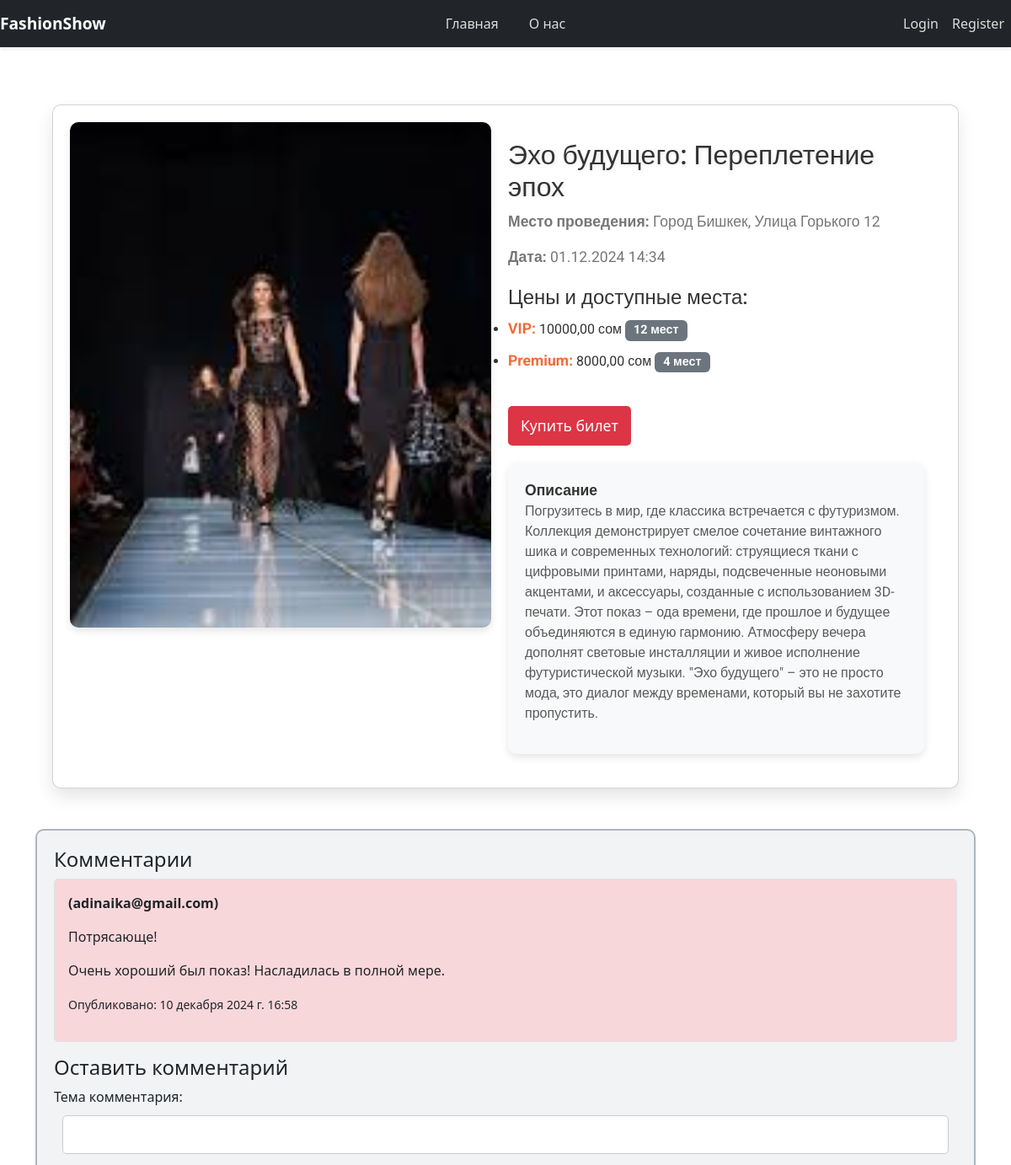
Before: /task/1/ (upper part) with the older database file.
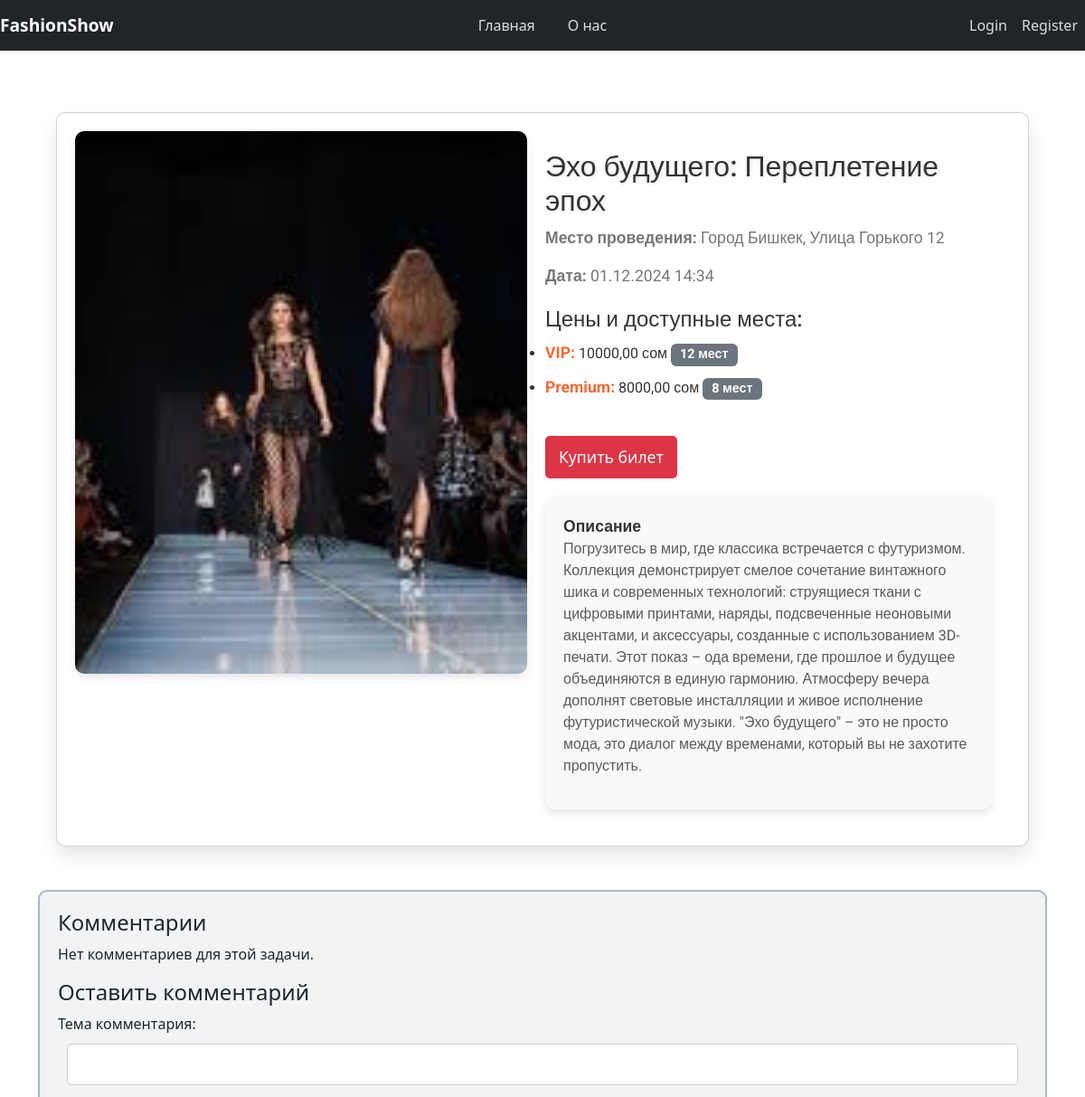
After: the same page with the newer database file.
### app/models.py (models this page shows, shortened)
class TaskClassType(models.Model):
    task = models.ForeignKey('Task', on_delete=models.CASCADE, related_name="task_class_types")
    class_type = models.ForeignKey('ClassType', on_delete=models.CASCADE, related_name="class_type_tasks")
    price = models.DecimalField("Цена", max_digits=10, decimal_places=2)
    available_seats = models.PositiveIntegerField("Доступные места")

class ClassType(models.Model):
    name = models.CharField("Название класса", max_length=50)
    color = models.CharField("Цвет", max_length=7, default="#FFFFFF")  # HEX-код для цвета
    created_at = models.DateTimeField(auto_now_add=True)
    updated_at = models.DateTimeField(auto_now=True)

class Comment(models.Model):
    task = models.ForeignKey('Task', related_name='comments', on_delete=models.CASCADE)
    user = models.ForeignKey(settings.AUTH_USER_MODEL, on_delete=models.CASCADE)
    subject = models.CharField(max_length=255, verbose_name="Тема комментария")
    message = models.TextField(verbose_name="Сообщение")
    is_published = models.BooleanField(default=True, verbose_name="Опубликовано")
    created_at = models.DateTimeField(auto_now_add=True, verbose_name="Дата и время")

class CustomUser(AbstractUser):
    username = None  # Убираем поле username
    email = models.EmailField(_("email address"), unique=True, )
    is_staff = models.BooleanField(default=False)
    is_active = models.BooleanField(default=True)
    photo = models.ImageField(upload_to='profile_pics/', null=True, blank=True)
    USERNAME_FIELD = "email"
    REQUIRED_FIELDS = []
    objects = CustomUserManager()

### app/views.py (the view, shortened to what this page needs)
# urls.py: path('task/<int:pk>/', TaskDetailView.as_view(), name='task_detail'),
class TaskDetailView(DetailView):
    model = Task
    template_name = 'app/task_detail.html'
    context_object_name = 'task'
    def get_context_data(self, **kwargs):
        context = super().get_context_data(**kwargs)
        task = self.get_object()
        context['comments'] = Comment.objects.filter(task=task, is_published=True).order_by('-created_at')
        context['comment_form'] = CommentForm()
        return context

### app/forms.py (shortened to what this page needs)
class CommentForm(forms.ModelForm):
    class Meta:
        model = Comment
        fields = ['subject', 'message']

### templates/app/task_detail.html (shortened to what this page needs)
{% extends 'app/base.html' %}
{% block content %}
<div class="container mt-5">
  <div class="card mb-4" style="border-radius: 10px !important; margin: 20px; box-shadow: 0 10px 20px rgba(0, 0, 0, 0.1); transition: transform 0.3s ease; cursor: pointer; background-color: #ffffff;">
    <div style="display: flex; flex-direction: row; padding: 20px;">
      <div style="flex: 0 0 auto; width: 500px; height: 600px;">
        <img src="{{ task.image.url }}" class="card-img" alt="{{ task.title }}" style="width: 100%; height: 100%; object-fit: cover; border-radius: 10px; box-shadow: 0 4px 10px rgba(0, 0, 0, 0.1);">
      </div>
      <div style="flex: 1; padding: 20px; display: flex; flex-direction: column; justify-content: space-between;">
        <div>
          <h1 class="card-title" style="font-family: 'Roboto', sans-serif; font-size: 2rem; color: #333; text-shadow: 1px 1px 5px rgba(0,0,0,0.1);">{{ task.title }}</h1>
          <p class="card-text" style="font-family: 'Roboto', sans-serif; font-size: 1.1rem; color: #555; opacity: 0.8;"><strong>Место проведения:</strong> {{ task.location }}</p>
          <p class="card-text" style="font-family: 'Roboto', sans-serif; font-size: 1.1rem; color: #555; opacity: 0.8; margin-bottom: 0;"><strong>Дата:</strong> {{ task.event_date|date:"d.m.Y H:i" }}</p>
        </div>
        <div style="margin-top: 20px;">
          <h4 style="font-family: 'Roboto', sans-serif; font-size: 1.5rem; color: #333; margin-bottom: 10px;">Цены и доступные места:</h4>
          <ul style="font-family: 'Roboto', sans-serif; color: #333; font-size: 1rem; padding-left: 0;">
            {% for class_type in task.task_class_types.all %}
              <li style="margin-bottom: 10px;">
                <strong style="font-size: 1.1rem; color: #f26b38;">{{ class_type.class_type.name }}:</strong> {{ class_type.price }} сом
                <span class="badge" style="background-color: #6c757d; padding: 5px 10px; font-size: 0.9rem;">
                   {{ class_type.available_seats }} мест
                </span>
              </li>
            {% endfor %}
          </ul>
        </div>
<div class="mt-4">
  <a href="{% url 'seat_pr' task.id %}" class="btn btn-success custom-btn" style="font-size: 1.1rem;">
    Купить билет
  </a>
</div>
        <div style="background-color: #f8f9fa; padding: 20px; font-family: 'Roboto', sans-serif; font-size: 1rem; color: #333; border-radius: 10px; box-shadow: 0 4px 10px rgba(0, 0, 0, 0.1); margin-top: 20px;">
          <strong style="font-size: 1.1rem;">Описание</strong>
          <p style="font-weight: 400; line-height: 1.5; opacity: 0.8;">{{ task.task }}</p>
        </div>
      </div>
    </div>
  </div>
  <div class="comments-section mt-5">
    <h4 class="custom-heading">Комментарии</h4>
    {% if comments %}
      {% for comment in comments %}
        <div class="comment">
          <div class="border p-3 mb-3 custom-comment-box">
            <p class="comment-author"><strong>{{ comment.user.first_name }} {{ comment.user.last_name }} ({{ comment.user.email }})</strong></p>
            <p class="comment-subject">{{ comment.subject }}</p>
            <p class="comment-message">{{ comment.message }}</p>
            <p class="comment-date"><small>Опубликовано: {{ comment.created_at }}</small></p>
          </div>
        </div>
      {% endfor %}
    {% else %}
      <p>Нет комментариев для этой задачи.</p>
    {% endif %}
    <h4 class="custom-heading">Оставить комментарий</h4>
    <form method="POST" class="comment-form">
      {{ comment_form.as_p }}
    </form>
  </div>
</div>
{% endblock %}

Changed rows visible on the page:
removed Comment: user.email "adinaika@gmail.com", subject "Потрясающе!", message "Очень хороший был показ! Насладилась в полной мере.", created_at "10 декабря 2024 г. 16:58"
changed TaskClassType "Premium": available_seats "4" → "8"
Other visible differences:
text now shown: "Нет комментариев для этой задачи."
